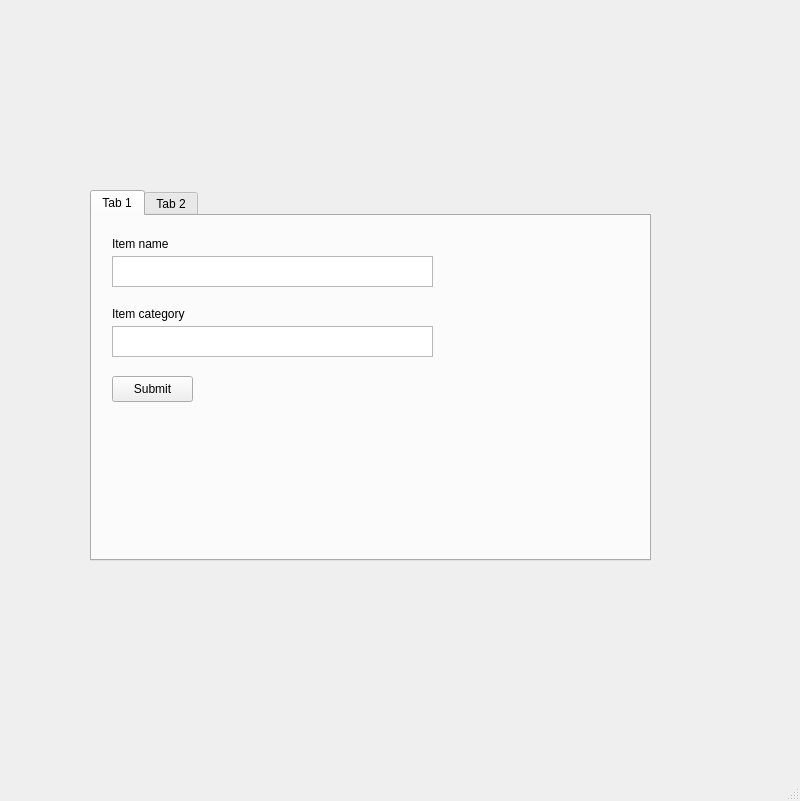
<?xml version="1.0" encoding="UTF-8"?>
<ui version="4.0">
 <class>MainWindow</class>
 <widget class="QMainWindow" name="MainWindow">
  <property name="geometry">
   <rect>
    <x>0</x>
    <y>0</y>
    <width>800</width>
    <height>801</height>
   </rect>
  </property>
  <property name="maximumSize">
   <size>
    <width>800</width>
    <height>16777215</height>
   </size>
  </property>
  <property name="windowTitle">
   <string>MainWindow</string>
  </property>
  <widget class="QWidget" name="centralwidget">
   <widget class="QTabWidget" name="tabWidget">
    <property name="geometry">
     <rect>
      <x>90</x>
      <y>190</y>
      <width>561</width>
      <height>371</height>
     </rect>
    </property>
    <property name="currentIndex">
     <number>0</number>
    </property>
    <widget class="QWidget" name="tab">
     <attribute name="title">
      <string>Tab 1</string>
     </attribute>
     <widget class="QPlainTextEdit" name="plainTextEdit">
      <property name="geometry">
       <rect>
        <x>20</x>
        <y>40</y>
        <width>321</width>
        <height>31</height>
       </rect>
      </property>
      <property name="toolTip">
       <string>&lt;html&gt;&lt;head/&gt;&lt;body&gt;&lt;p&gt;test&lt;/p&gt;&lt;/body&gt;&lt;/html&gt;</string>
      </property>
      <property name="plainText">
       <string/>
      </property>
      <property name="placeholderText">
       <string>test</string>
      </property>
     </widget>
     <widget class="QPlainTextEdit" name="plainTextEdit_2">
      <property name="geometry">
       <rect>
        <x>20</x>
        <y>110</y>
        <width>321</width>
        <height>31</height>
       </rect>
      </property>
      <property name="toolTip">
       <string>&lt;html&gt;&lt;head/&gt;&lt;body&gt;&lt;p&gt;test&lt;/p&gt;&lt;/body&gt;&lt;/html&gt;</string>
      </property>
      <property name="plainText">
       <string/>
      </property>
      <property name="placeholderText">
       <string>test</string>
      </property>
     </widget>
     <widget class="QLabel" name="label">
      <property name="geometry">
       <rect>
        <x>20</x>
        <y>20</y>
        <width>321</width>
        <height>16</height>
       </rect>
      </property>
      <property name="text">
       <string>Item name</string>
      </property>
     </widget>
     <widget class="QLabel" name="label_2">
      <property name="geometry">
       <rect>
        <x>20</x>
        <y>90</y>
        <width>321</width>
        <height>16</height>
       </rect>
      </property>
      <property name="text">
       <string>Item category</string>
      </property>
     </widget>
     <widget class="QPushButton" name="pushButton">
      <property name="geometry">
       <rect>
        <x>20</x>
        <y>160</y>
        <width>81</width>
        <height>26</height>
       </rect>
      </property>
      <property name="text">
       <string>Submit</string>
      </property>
     </widget>
    </widget>
    <widget class="QWidget" name="tab_2">
     <attribute name="title">
      <string>Tab 2</string>
     </attribute>
    </widget>
   </widget>
  </widget>
  <widget class="QMenuBar" name="menubar">
   <property name="geometry">
    <rect>
     <x>0</x>
     <y>0</y>
     <width>800</width>
     <height>33</height>
    </rect>
   </property>
  </widget>
  <widget class="QStatusBar" name="statusbar"/>
 </widget>
 <resources/>
 <connections/>
</ui>
